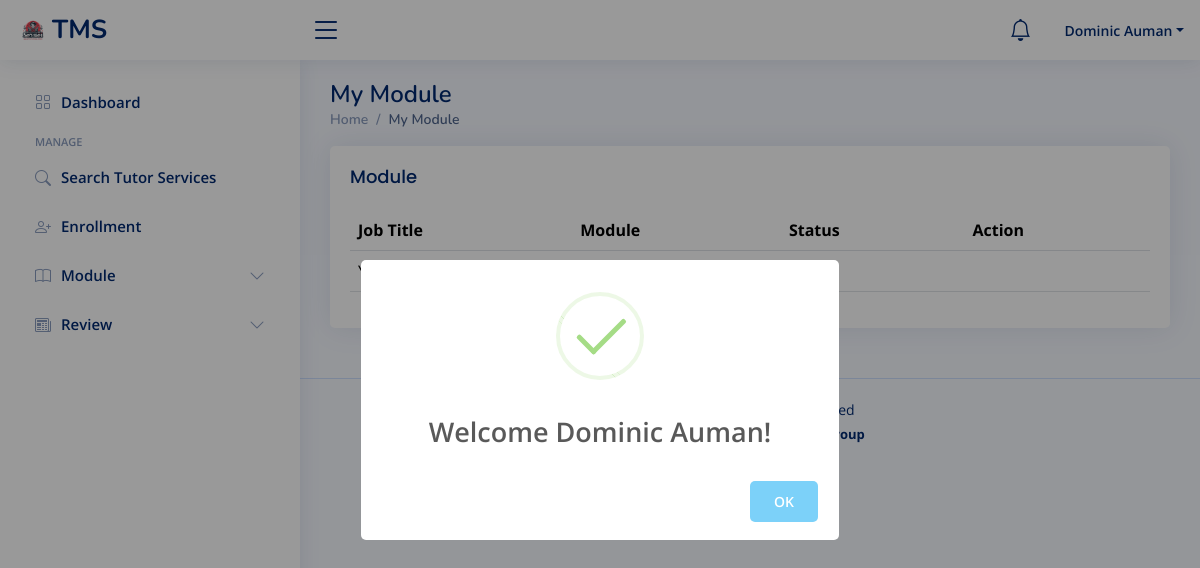
Before: /student/module.php (signed in) with the older database file.
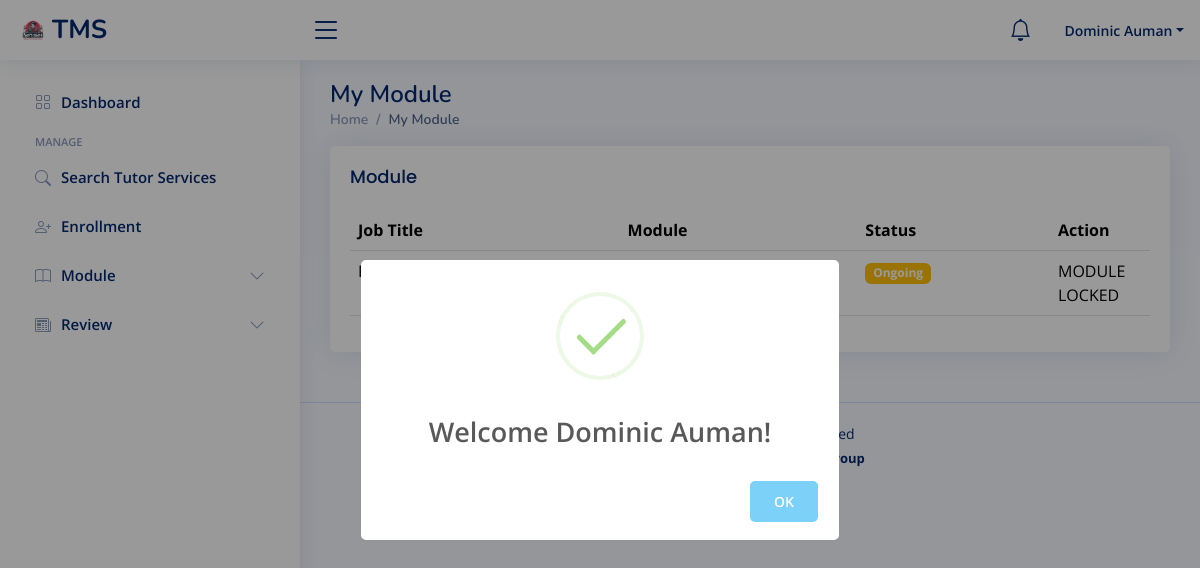
After: the same page with the newer database file.
### tables this page shows
CREATE TABLE `tutorial_application` (
  `application_id` int(11) NOT NULL AUTO_INCREMENT,
  `job_id` int(20) NOT NULL,
  `module_id` int(20) NOT NULL,
  `tutor_id` int(20) NOT NULL,
  `student_id` int(20) NOT NULL,
  `modoftutoring` varchar(255) NOT NULL,
  `parentcontact` varchar(255) NOT NULL,
  `learningdisabilities` varchar(255) NOT NULL,
  `additionalcomment` varchar(255) NOT NULL,
  `paymentStatus` varchar(255) NOT NULL DEFAULT 'Unpaid',
  `applicationStatus` varchar(255) NOT NULL DEFAULT 'Pending',
  `date_applied` timestamp NOT NULL DEFAULT current_timestamp() ON UPDATE current_timestamp(),
  PRIMARY KEY (`application_id`),
  KEY `job_id` (`job_id`),
  KEY `module_id` (`module_id`),
  KEY `tutor_id` (`tutor_id`),
  KEY `student_id` (`student_id`),
  CONSTRAINT `tutorial_application_ibfk_1` FOREIGN KEY (`module_id`) REFERENCES `tutorial_module` (`module_id`) ON DELETE CASCADE ON UPDATE NO ACTION,
  CONSTRAINT `tutorial_application_ibfk_2` FOREIGN KEY (`tutor_id`) REFERENCES `tutor` (`user_id`) ON DELETE CASCADE ON UPDATE NO ACTION,
  CONSTRAINT `tutorial_application_ibfk_3` FOREIGN KEY (`student_id`) REFERENCES `student` (`user_id`) ON DELETE CASCADE ON UPDATE NO ACTION,
  CONSTRAINT `tutorial_application_ibfk_4` FOREIGN KEY (`job_id`) REFERENCES `tutorial_services` (`job_id`) ON DELETE CASCADE ON UPDATE NO ACTION
);

### student/module.php (the view, shortened to what this page needs)
<?php
 include("./include/header.php");
 include("./include/topbar.php");
 include("./include/sidebar.php");
?>
<div class="pagetitle">
      <h1>My Module</h1>
      <nav>
        <ol class="breadcrumb">
          <li class="breadcrumb-item"><a href="index.php">Home</a></li>
          <li class="breadcrumb-item active">My Module</li>
        </ol>
      </nav>
    </div>
    <section class="section">
      <div class="row">
        <div class="col-lg-12">
          <div class="card">
            <div class="card-body">
              <h5 class="card-title">Module</h5>
              <table class="table datatable">
                <thead>
                  <tr>
                    <th scope="col">Job Title</th>
                    <th scope="col">Module</th>
                    <th scope="col">Status</th>
                    <th scope="col">Action</th>
                  </tr>
                </thead>
                <tbody>
                        <?php
                        $user_id = $_SESSION['auth_user']['user_id'];
                        $query = "SELECT
                        tutorial_module.*,
                        tutorial_module.module_title,
                        tutorial_module.module_description,
                        tutorial_services.title,
                        tutorial_application.paymentStatus,
                        tutorial_application.applicationStatus,
                        tutorial_services.job_id
                      FROM
                        tutorial_module
                        INNER JOIN
                        tutorial_application
                        ON
                          tutorial_module.module_id = tutorial_application.module_id
                        INNER JOIN
                        tutorial_services
                        ON
                          tutorial_application.job_id = tutorial_services.job_id AND
                          tutorial_module.job_id = tutorial_services.job_id
                      WHERE
                        tutorial_application.student_id = '$user_id' AND
                        tutorial_application.applicationStatus = 'Ongoing'";
                        $query_run = mysqli_query($con, $query);
                        if (mysqli_num_rows($query_run) > 0) {
                            foreach ($query_run as $row) {
                        ?>
                                <tr>
                                <td><?= $row['title']; ?></td>
                                    <td><?= $row['module_title']; ?></td>
                                    <?php
                  $status = $row['applicationStatus'];
                  $badge_class = '';
                  switch ($status) {
                      case 'Ongoing':
                          $badge_class = 'bg-warning';
                          break;
                  }
                  ?>
                  <td><span class="badge <?= $badge_class; ?>"><?= $status; ?></span></td>
                                    <td width="100px">
                                    <form action="process.php" method="POST">
                                    <div class="btn-group" rolez="group" aria-label="Basic outlined example">
                                    <?php if($row['paymentStatus'] == 'Unpaid') { ?>
                                        MODULE LOCKED
                                    <?php } else { ?>
                                        <a type="button" class="btn btn-outline-primary" href="module_files.php?id=<?=$row['module_id'];?>&jobid=<?=$row['job_id'];?>">View</a>
                                    <?php } ?>
                                    </div>
                                    </form>
                                    </td>
                                </tr>
                        <?php
                            }
                        } else {
                        ?>
                            <tr>
                                <td colspan="4">You have no current module!</td>
                            </tr>
                        <?php
                        }
                        ?>
                    </tbody>
              </table>
            </div>
          </div>
        </div>
      </div>
    </section>
<?php
 include("./include/footer.php");
?>

Changed rows visible on the page:
now on this page (row edited): tutorial_application: applicationStatus "Ongoing", paymentStatus "MODULE LOCKED"
